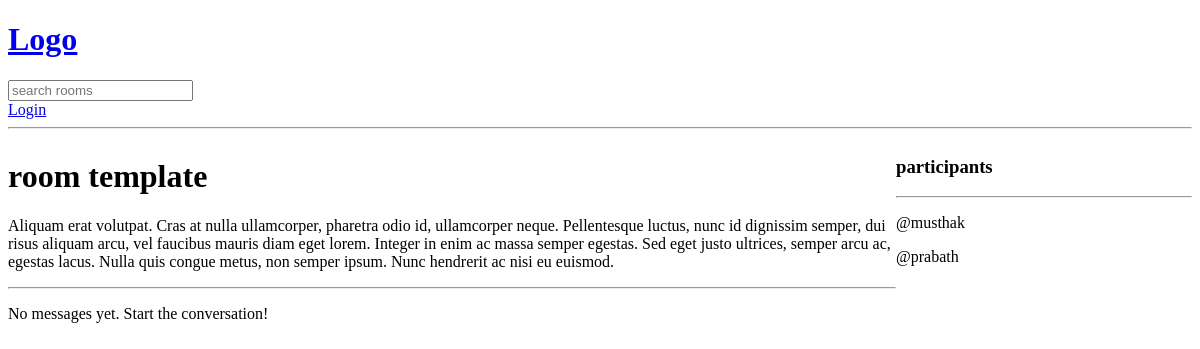
The page /room/3/ on the database as committed earlier.
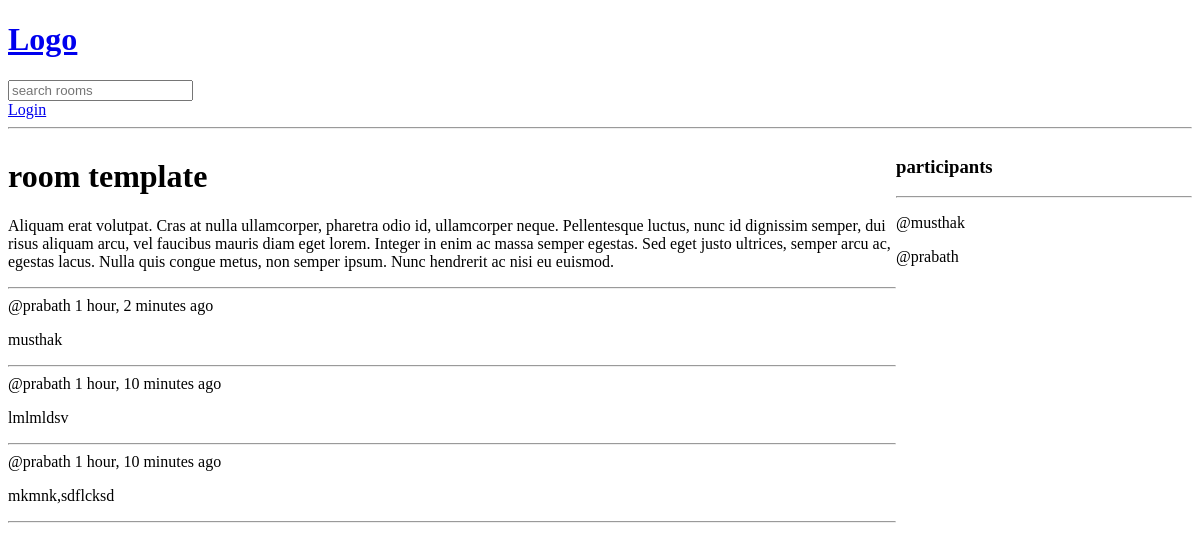
The same page on the database as committed later.
### base/models.py (models this page shows, shortened)
class Message(models.Model):
    user = models.ForeignKey(User, on_delete=models.CASCADE)
    room = models.ForeignKey(Room, on_delete=models.CASCADE)
    body = models.TextField()
    updated = models.DateTimeField(auto_now=True)
    created = models.DateTimeField(auto_now_add=True)
    class Meta:
        ordering = ['-updated','-created']

### base/views.py (the view, shortened to what this page needs)
# urls.py: path('room/<int:pk>/', views.room, name="room"),
def room(request, pk):
    room = get_object_or_404(Room, id=pk)
    room_messages = room.message_set.all().order_by('-created')  # Correct field name
    participants = room.participants.all()
    context = {'room': room, 'room_messages': room_messages,'participants': participants}
    return render(request, "room.html", context)

### templates/room.html (shortened to what this page needs)
{% extends 'main.html' %}
{% block content %}
<div class="room-container">
    <div>
        <h1>room template</h1>
        <p>{{ room.description }}</p>
        <hr>
        <div class="comment-wrapper">
            {% for message in room_messages %}
            <div class="message">
                <span class="user">@{{ message.user.username }}</span>
                <span class="time">{{ message.created|timesince }} ago</span>
                <p class="body">{{ message.body }}</p>
                <hr>
            </div>
            {% empty %}
            <p>No messages yet. Start the conversation!</p>
            {% endfor %}
        </div>
    </div>
    <div>
        <h3>participants</h3>
        <hr>
        {% for user in participants %}
        <div>
            <p>@{{ user.username }}</p>
        </div>
        {% endfor %}
    </div>
</div>
{% endblock content %}

Rows that differ between the two databases and show on the page:
added Message: user.username "prabath", created "1 hour, 2 minutes", body "musthak"
added Message: user.username "prabath", created "1 hour, 10 minutes", body "lmlmldsv"
added Message: user.username "prabath", created "1 hour, 10 minutes", body "mkmnk,sdflcksd"
Other text that changed with them:
text no longer shown: "No messages yet. Start the conversation!"
